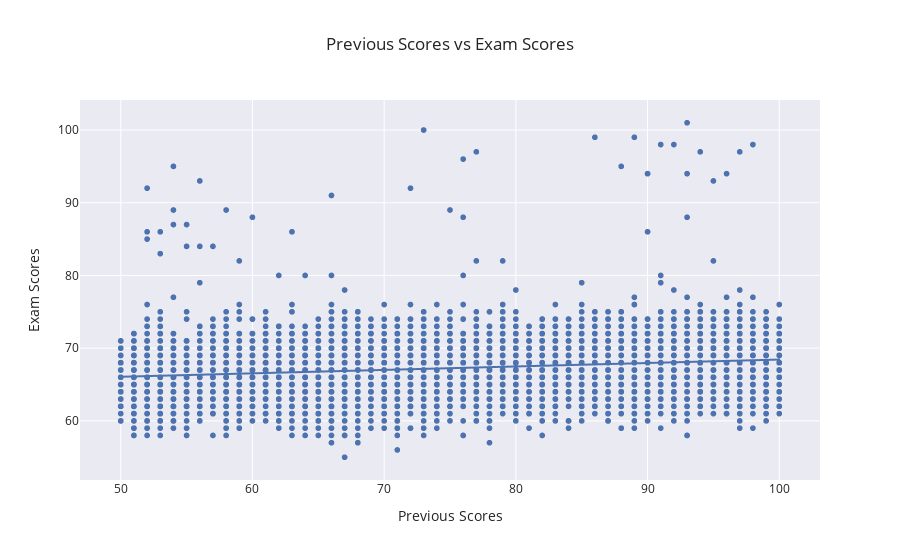

The notebook cell this image was saved under:
### Code cell
#comparison of previous scores and exam scores
previous_to_scores = px.scatter(data, x='Previous_Scores', y='Exam_Score', title='Previous Scores vs Exam Scores', labels={'Previous_Scores': 'Previous Scores', 'Exam_Score': 'Exam Scores'},trendline="ols", template='seaborn')
previous_to_scores.show()

### Figure 1 — Plotly figure (JSON) as saved in the notebook; plotly's stock layout.template omitted (floating-point values rounded to 4 significant figures; data arrays with more than 128 entries replaced by an {"elided": "..."} marker saying what was removed)
{"data": [{"hovertemplate": "Previous Scores=%{x}<br>Exam Scores=%{y}<extra></extra>", "legendgroup": "", "marker": {"color": "rgb(76,114,176)", "symbol": "circle"}, "mode": "markers", "name": "", "showlegend": false, "type": "scattergl", "x": {"elided": "6378 int values"}, "xaxis": "x", "y": {"elided": "6378 int values"}, "yaxis": "y"}, {"hovertemplate": "<b>OLS trendline</b><br>Exam_Score = 0.0473724 * Previous_Scores + 63.696<br>R<sup>2</sup>=0.030375<br><br>Previous Scores=%{x}<br>Exam Scores=%{y} <b>(trend)</b><extra></extra>", "legendgroup": "", "marker": {"color": "rgb(76,114,176)", "symbol": "circle"}, "mode": "lines", "name": "", "showlegend": false, "type": "scattergl", "x": {"elided": "6378 int values"}, "xaxis": "x", "y": {"elided": "6378 float values"}, "yaxis": "y"}], "layout": {"legend": {"tracegroupgap": 0}, "title": {"text": "Previous Scores vs Exam Scores"}, "xaxis": {"anchor": "y", "domain": [0, 1], "title": {"text": "Previous Scores"}}, "yaxis": {"anchor": "x", "domain": [0, 1], "title": {"text": "Exam Scores"}}}}
